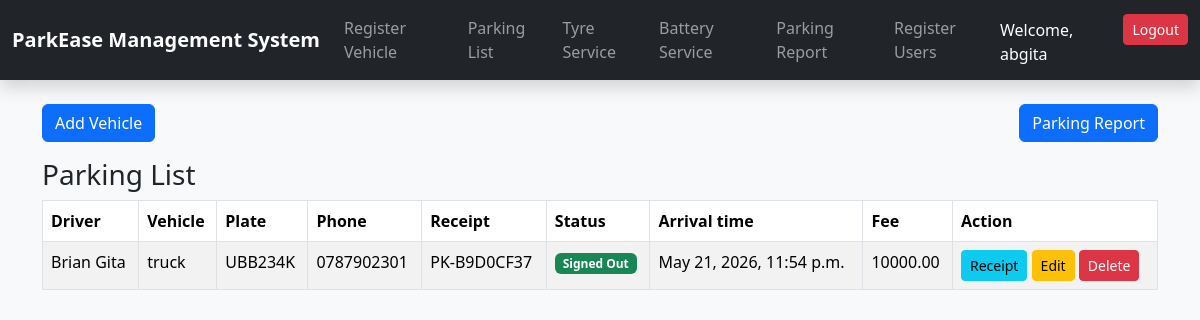
The app's page /parkinglist (signed in) with its own data.
### parking/models.py (models this page shows, shortened)
class Parking(models.Model):
    VEHICLE_TYPES = [
        ("truck", "Truck"),
        ("personal_car", "Personal Car"),
        ("taxi", "Taxi"),
        ("coaster", "Coaster"),
        ("boda_boda", "Boda-boda"),
    ]
    GENDER_CHOICES = [
        ("Male", "Male"),
        ("Female", "Female"),
    ]
    driver_name = models.CharField(max_length=100)
    vehicle_type = models.CharField(max_length=20, choices=VEHICLE_TYPES)
    number_plate = models.CharField(max_length=10)
    vehicle_model = models.CharField(max_length=100)
    vehicle_color = models.CharField(max_length=50)
    phone_number = models.CharField(max_length=15)
    nin_number = models.CharField(max_length=20, blank=True, null=True)
    arrival_time = models.DateTimeField(default=timezone.now)
    receipt_number = models.CharField(max_length=30, unique=True, blank=True)
    signed_out = models.BooleanField(default=False)
    receiver_name = models.CharField(max_length=100, blank=True, null=True)
    receiver_phone = models.CharField(max_length=15, blank=True, null=True)
    receiver_gender = models.CharField(max_length=10, choices=GENDER_CHOICES, blank=True, null=True)
    receiver_nin = models.CharField(max_length=20, blank=True, null=True)
    exit_time = models.DateTimeField(blank=True, null=True)
    parking_fee = models.DecimalField(max_digits=10, decimal_places=2, default=0)

### parking/views.py (the view)
# urls.py: path('parkinglist', views.parking_list, name="parking_list"),
@login_required
def parking_list(request):
    parkings = Parking.objects.all().order_by("-arrival_time")
    return render(request, "parking_list.html", {"parkings": parkings})

### parking/templates/parking_list.html (shortened to what this page needs)
{% extends "base.html" %}
{% block content %}
<div class="container mt-4">
    <div class="d-flex justify-content-between mb-3">
        <a href="{% url 'parking_form' %}" class="btn btn-primary">Add Vehicle</a>
          <a href="{% url 'parking_report' %}" class="btn btn-primary">Parking Report</a>
    </div>
        <h3>Parking List</h3>
    <table class="table table-bordered table-striped">
        <thead>
            <tr>
                <th>Driver</th>
                <th>Vehicle</th>
                <th>Plate</th>
                <th>Phone</th>
                <th>Receipt</th>
                <th>Status</th>
                <th> Arrival time</th>
                <th>Fee</th>
                <th>Action</th>
            </tr>
        </thead>
        <tbody>
            {% for parking in parkings %}
            <tr>
                <td>{{ parking.driver_name }}</td>
                <td>{{ parking.vehicle_type }}</td>
                <td>{{ parking.number_plate }}</td>
                <td>{{ parking.phone_number }}</td>
                <td>{{ parking.receipt_number }}</td>
                <td>
                    {% if parking.signed_out %}
                        <span class="badge bg-success">Signed Out</span>
                    {% else %}
                        <span class="badge bg-warning text-dark">Parked</span>
                    {% endif %}
                </td>
                <td>{{ parking.arrival_time }}</td>
                <td>{{ parking.parking_fee }}</td>
                <td>
                    <a href="{% url 'parking_receipt' parking.id %}" class="btn btn-sm btn-info">Receipt</a>
                    <a href="{% url 'parking_edit' parking.id %}" class="btn btn-sm btn-warning">Edit</a>
                    <a href="{% url 'parking_delete' parking.id %}" class="btn btn-sm btn-danger">Delete</a>
                </td>
            </tr>
            {% empty %}
            <tr>
                <td colspan="9">No parking records found.</td>
            </tr>
            {% endfor %}
        </tbody>
    </table>
</div>
{% endblock %}

### templates/base.html (shortened to what this page needs)
<!DOCTYPE html>
<html lang="en">
<head>
    <link href="https://cdn.jsdelivr.net/npm/bootstrap@5.3.3/dist/css/bootstrap.min.css" rel="stylesheet">
</head>
<body class="bg-light">
    {% include "navs.html" %}
    <div class="container-fluid mt-3">
        {% block content %}
        {% endblock %}
    </div>
</body>
</html>

### templates/navs.html (shortened to what this page needs)
<nav class="navbar navbar-expand-lg navbar-dark bg-dark shadow">
    <div class="container-fluid">
        <a class="navbar-brand fw-bold" href="{% url 'parking_list' %}">
            ParkEase Management System
        </a>
        <div class="collapse navbar-collapse" id="navbarNav">
            <ul class="navbar-nav">
                {% if user.groups.all.0.name == 'parking_attendant' or user.is_superuser %}
                <li class="nav-item">
                    <a class="nav-link" href="{% url 'parking_form' %}">Register Vehicle</a>
                </li>
                <li class="nav-item">
                    <a class="nav-link" href="{% url 'parking_list' %}">Parking List</a>
                </li>
                {% endif %}
                {% if user.groups.all.0.name == 'section_manager' or user.is_superuser %}
                <li class="nav-item">
                    <a class="nav-link" href="{% url 'tyre_service_list' %}">Tyre Service</a>
                </li>
                <li class="nav-item">
                    <a class="nav-link" href="{% url 'battery_service_list' %}">Battery Service</a>
                </li>
                {% endif %}
                {% if user.groups.all.0.name == 'admin' or user.is_superuser %}
                <li class="nav-item">
                    <a class="nav-link" href="{% url 'parking_report' %}">Parking Report</a>
                </li>
                <li class="nav-item">
                    <a class="nav-link" href="{% url 'register' %}">Register Users</a>
                </li>
                {% endif %}
            </ul>
            <ul class="navbar-nav ms-auto">
                {% if user.is_authenticated %}
                <li class="nav-item mt-1 me-3 text-white">
                    Welcome, {{ user.username }}
                </li>
                <li class="nav-item">
                    <form action="{% url 'logout' %}" method="POST">
                        <button type="submit" class="btn btn-danger btn-sm">
                            Logout
                        </button>
                    </form>
                </li>
                {% endif %}
            </ul>
        </div>
    </div>
</nav>

### records on screen
Parking: driver_name "Brian Gita", vehicle_type "truck", number_plate "UBB234K", phone_number "0787902301", receipt_number "PK-B9D0CF37", signed_out "Signed Out", arrival_time "May 21, 2026, 11:54 p.m.", parking_fee "10000.00"

### other values on screen
{{ user.username }} "abgita"
